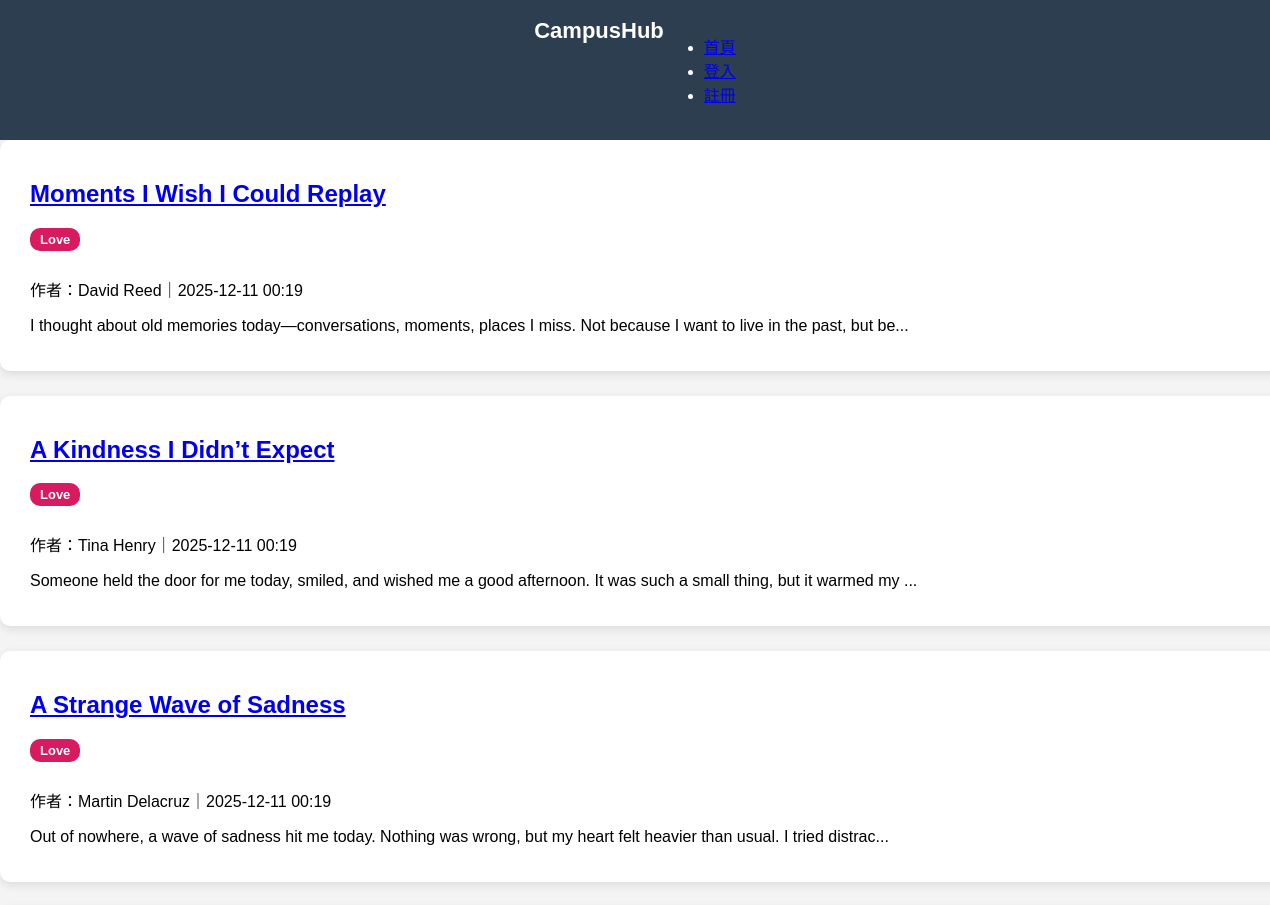
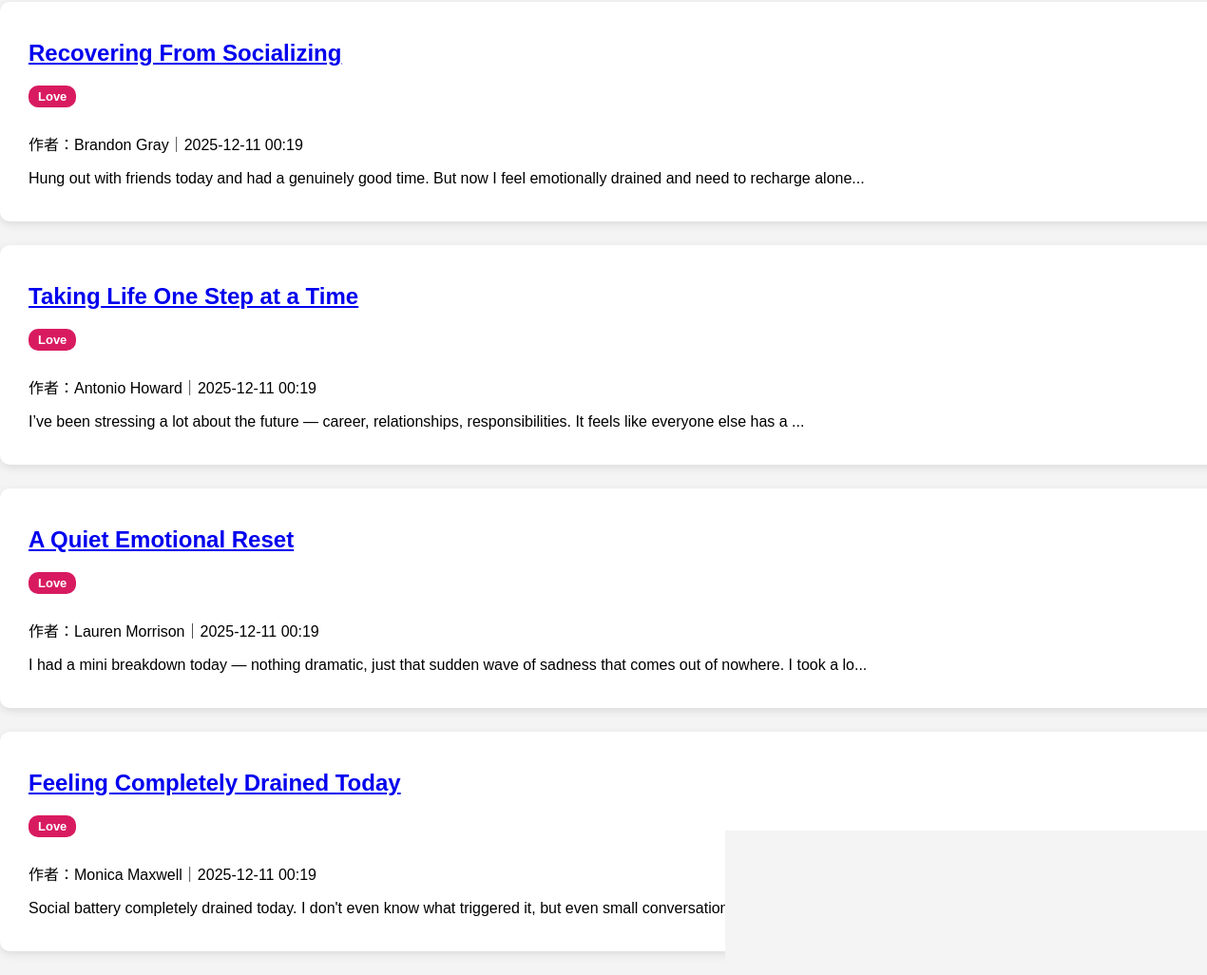
The page /tag/Love on the database its author committed (2 pictures, top to bottom).
### models/post.py (models this page shows)
class Post(db.Model):
    id = db.Column(db.Integer, primary_key=True)
    title = db.Column(db.String(120), nullable=False)
    content = db.Column(db.Text, nullable=False)
    tag = db.Column(db.String(50), nullable=True)
    created_at = db.Column(db.DateTime, default=datetime.utcnow)
    user_id = db.Column(db.Integer, db.ForeignKey("user.id"), nullable=False)
    user = db.relationship("User", backref="posts")
    comments = db.relationship("Comment", backref="post", cascade="all, delete")
    likes = db.relationship("Like", backref="post", lazy="dynamic")

### models/user.py (models this page shows, shortened)
class User(db.Model, UserMixin):
    id = db.Column(db.Integer, primary_key=True)
    username = db.Column(db.String(50), unique=True, nullable=False)
    email = db.Column(db.String(120), unique=True, nullable=False)
    password = db.Column(db.String(255), nullable=False)
    reset_code = db.Column(db.String(6), nullable=True)
    reset_code_expire = db.Column(db.DateTime, nullable=True)

### routes/posts.py (the view)
@posts_bp.route("/tag/<tag>")
def posts_by_tag(tag):
    posts = Post.query.filter_by(tag=tag).order_by(Post.created_at.desc()).all()
    return render_template("tag_view.html", posts=posts, tag=tag)

### templates/tag_view.html (shortened to what this page needs)
<!DOCTYPE html>
<html lang="zh-Hant">
<head>
    <link rel="stylesheet" href="/static/style.css">
</head>
<body>
    <nav class="navbar">
        <div class="logo">CampusHub</div>
        <ul>
            <li><a href="/home">首頁</a></li>
            {% if current_user.is_authenticated %}
            <li><a href="/posts/create">新增文章</a></li>
            <li><a href="/logout">登出（{{ current_user.username }}）</a></li>
            {% else %}
            <li><a href="/login">登入</a></li>
            <li><a href="/register">註冊</a></li>
            {% endif %}
        </ul>
    </nav>
    <div class="content">
        <h2>分類：{{ tag }}</h2>
        {% for p in posts %}
        <div class="post-card">
            <h2><a href="/posts/{{ p.id }}">{{ p.title }}</a></h2>
            <span class="tag-badge tag-{{ p.tag }}">{{ p.tag }}</span>
            <p>作者：{{ p.user.username }}｜{{ p.created_at.strftime("%Y-%m-%d %H:%M") }}</p>
            <p>{{ p.content[:120] }}...</p>
        </div>
        {% endfor %}
    </div>
</body>
</html>

### static/style.css (style rules this page uses)
body { margin: 0; font-family: "Microsoft JhengHei", sans-serif; background: #f4f4f4; padding-top: 65px; }
.navbar { position: fixed; top: 0; left: 0; width: 100%; z-index: 1000; background: #2c3e50; color: white; padding: 18px 0; display: flex; justify-content: center; }
.navbar .logo { font-size: 22px; font-weight: bold; }
.post-card { width: 100%; background: white; padding: 20px 30px; border-radius: 10px; box-shadow: 0 3px 10px rgba(0,0,0,0.1); margin-bottom: 25px; }
.tag-badge { display: inline-block; padding: 4px 10px; border-radius: 10px; font-size: 13px; font-weight: bold; margin-bottom: 10px; margin-right: 6px; color: white !important; }
.tag-Love { background: #d81b60 !important; }

### rows shown on the page
Post: title "Moments I Wish I Could Replay", tag "Love", user.username "David Reed", created_at "2025-12-11 00:19", content "I thought about old memories today—conversations, moments, places I miss. Not because I want to live in the past, but be"
Post: title "A Kindness I Didn’t Expect", tag "Love", user.username "Tina Henry", created_at "2025-12-11 00:19", content "Someone held the door for me today, smiled, and wished me a good afternoon. It was such a small thing, but it warmed my"
Post: title "A Strange Wave of Sadness", tag "Love", user.username "Martin Delacruz", created_at "2025-12-11 00:19", content "Out of nowhere, a wave of sadness hit me today. Nothing was wrong, but my heart felt heavier than usual. I tried distrac"
Post: title "Recovering From Socializing", tag "Love", user.username "Brandon Gray", created_at "2025-12-11 00:19", content "Hung out with friends today and had a genuinely good time. But now I feel emotionally drained and need to recharge alone"
Post: title "Taking Life One Step at a Time", tag "Love", user.username "Antonio Howard", created_at "2025-12-11 00:19", content "I’ve been stressing a lot about the future — career, relationships, responsibilities. It feels like everyone else has a"
Post: title "A Quiet Emotional Reset", tag "Love", user.username "Lauren Morrison", created_at "2025-12-11 00:19", content "I had a mini breakdown today — nothing dramatic, just that sudden wave of sadness that comes out of nowhere. I took a lo"
Post: title "Feeling Completely Drained Today", tag "Love", user.username "Monica Maxwell", created_at "2025-12-11 00:19", content "Social battery completely drained today. I don't even know what triggered it, but even small conversations felt overwhel"
